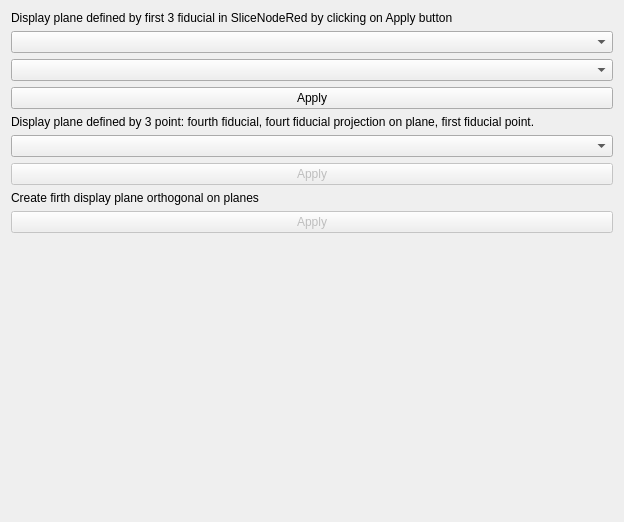
<?xml version="1.0" encoding="UTF-8"?>
<ui version="4.0">
 <class>fiducialPlane2slicer</class>
 <widget class="qMRMLWidget" name="fiducialPlane2slicer">
  <property name="geometry">
   <rect>
    <x>0</x>
    <y>0</y>
    <width>624</width>
    <height>522</height>
   </rect>
  </property>
  <layout class="QFormLayout" name="formLayout">
   <item row="3" column="0" colspan="2">
    <widget class="QLabel" name="label">
     <property name="text">
      <string>Display plane defined by first 3 fiducial in SliceNodeRed by clicking on Apply button</string>
     </property>
    </widget>
   </item>
   <item row="4" column="0" colspan="2">
    <widget class="ctkComboBox" name="sliceSelectorComboBox"/>
   </item>
   <item row="5" column="0" colspan="2">
    <widget class="ctkComboBox" name="fiducialSelectorComboBox"/>
   </item>
   <item row="6" column="0" colspan="2">
    <widget class="QPushButton" name="pushButtonPlane1">
     <property name="enabled">
      <bool>true</bool>
     </property>
     <property name="toolTip">
      <string>Run the algorithm.</string>
     </property>
     <property name="text">
      <string>Apply</string>
     </property>
    </widget>
   </item>
   <item row="8" column="0" colspan="2">
    <widget class="QLabel" name="label_2">
     <property name="text">
      <string>Display plane defined by 3 point: fourth fiducial, fourt fiducial projection on plane, first fiducial point.</string>
     </property>
    </widget>
   </item>
   <item row="9" column="0" colspan="2">
    <widget class="ctkComboBox" name="sliceSelector2ComboBox"/>
   </item>
   <item row="10" column="0" colspan="2">
    <widget class="QPushButton" name="pushButtonPlane2">
     <property name="enabled">
      <bool>false</bool>
     </property>
     <property name="text">
      <string>Apply</string>
     </property>
    </widget>
   </item>
   <item row="13" column="0" colspan="2">
    <widget class="QLabel" name="label_3">
     <property name="text">
      <string>Create firth display plane orthogonal on planes</string>
     </property>
    </widget>
   </item>
   <item row="14" column="0" colspan="2">
    <widget class="QPushButton" name="pushButtonPlane3">
     <property name="enabled">
      <bool>false</bool>
     </property>
     <property name="text">
      <string>Apply</string>
     </property>
    </widget>
   </item>
   <item row="15" column="0">
    <spacer name="verticalSpacer">
     <property name="orientation">
      <enum>Qt::Vertical</enum>
     </property>
     <property name="sizeHint" stdset="0">
      <size>
       <width>20</width>
       <height>40</height>
      </size>
     </property>
    </spacer>
   </item>
  </layout>
 </widget>
 <customwidgets>
  <customwidget>
   <class>ctkComboBox</class>
   <extends>QComboBox</extends>
   <header>ctkComboBox.h</header>
  </customwidget>
  <customwidget>
   <class>qMRMLWidget</class>
   <extends>QWidget</extends>
   <header>qMRMLWidget.h</header>
   <container>1</container>
  </customwidget>
 </customwidgets>
 <resources/>
 <connections/>
</ui>
